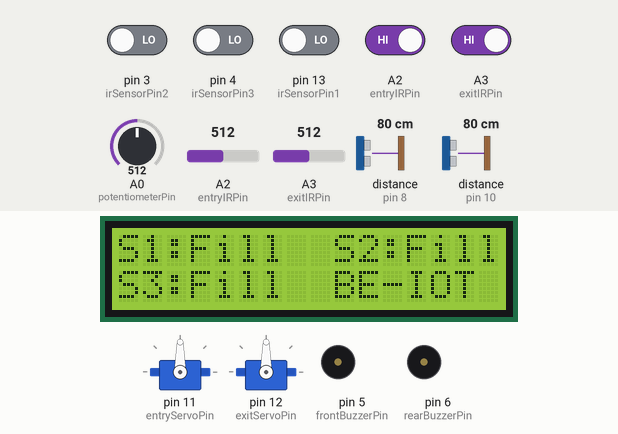
Simulated run of this sketch. Board: Arduino Uno, built with avr-gcc and run on an emulated ATmega328P. On the bench: 2 × servo, 16×2 character LCD, buzzer (waves = sounding, pin HIGH). Wiring (inferred from the names in the program): 2 × ultrasonic range finder: trigger pin 7, echo pin 8 / trigger pin 9, echo pin 10. Inputs (shaded band) come from the test bench; at power-on: A2 (entryIRPin), A3 (exitIRPin) HIGH, pin 3 (irSensorPin2), pin 4 (irSensorPin3), pin 13 (irSensorPin1) LOW, A0 (potentiometerPin) = 512, A2 (entryIRPin) = 512, A3 (exitIRPin) = 512, distance to the obstacle (sensors on pin 8, pin 10) 80 cm. The echo pulse lasts 58.3 µs per cm; pins used as bus, display or sensor lines are not drawn; what the sketch prints to the serial monitor is not drawn.

Above: at 1.2 s.
1.3 s: pin 3 (irSensorPin2) driven HIGH
At 2.7 s:
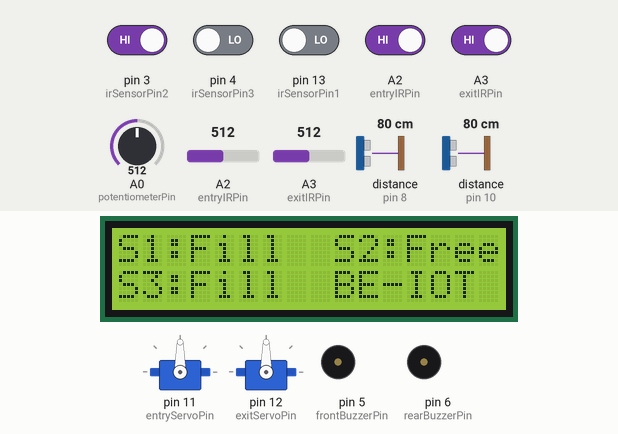
3.0 s: pin 4 (irSensorPin3) driven HIGH
At 5.0 s:
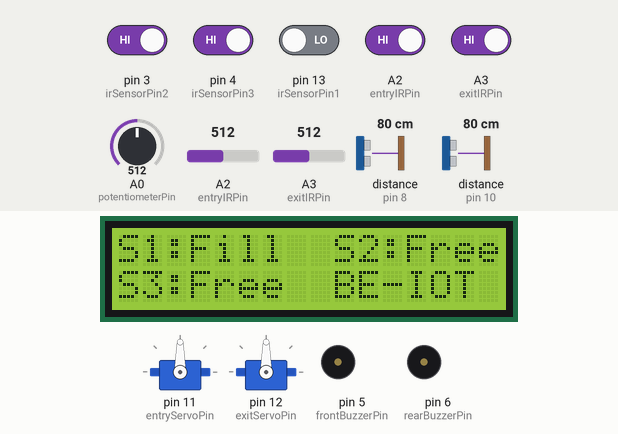
7.6 s: pin 13 (irSensorPin1) driven HIGH
At 8.6 s:
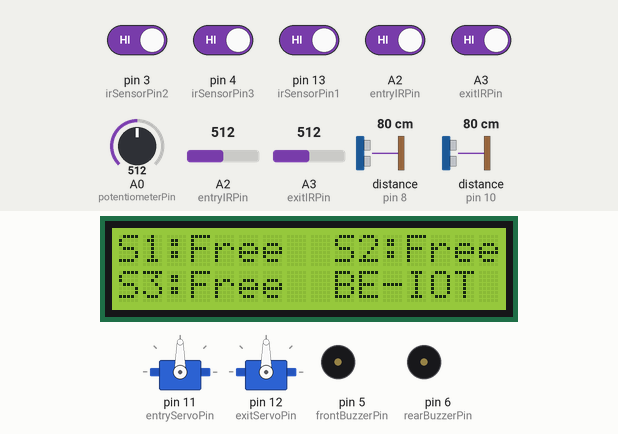
9.3 s: pin 3 (irSensorPin2) driven LOW
At 10.9 s:
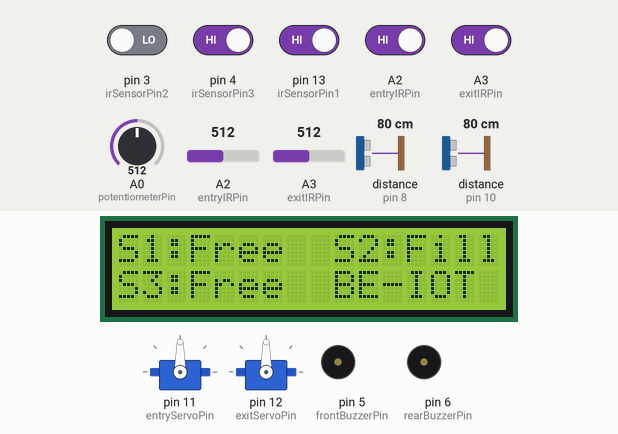
13.9 s: pin 4 (irSensorPin3) driven LOW
At 15.2 s:
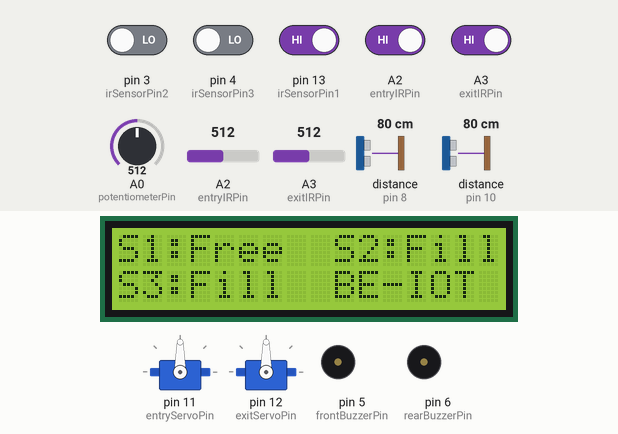
16.4 s: pin 3 (irSensorPin2) driven HIGH
At 17.9 s:
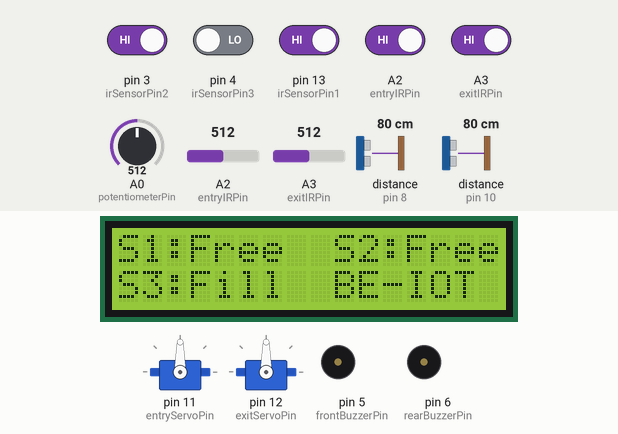
Timing chart, 0 to 19.4 s (numbered marks = the images above; inputs shaded):
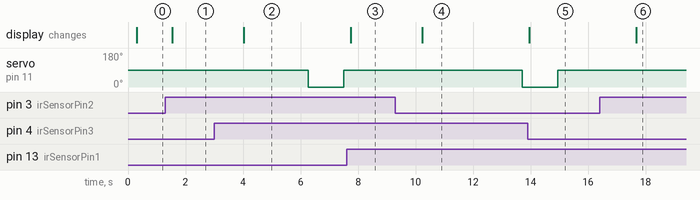

Measured:
- after the input at 1.3 s, the display: changes after 0.24 s (image 1)
- after the input at 3.0 s, the display: changes after 1.0 s (image 2)
- after the input at 7.6 s, the display: changes after 0.14 s (image 3)
- after the input at 9.3 s, the display: changes after 0.92 s (image 4)
- after the input at 13.9 s, the display: changes at once (image 5)
- after the input at 16.4 s, the display: changes after 1.3 s (image 6)

The sketch:

Main.ino
```cpp
#include <Servo.h>
#include <Wire.h>
#include <LiquidCrystal_I2C.h>

// Define IR sensor and servo motor pins for entry and exit
int entryIRPin = A2; // Analog input pin for entry IR sensor
int exitIRPin = A3;  // Analog input pin for exit IR sensor
int entryServoPin = 11; // Control pin for entry servo motor
int exitServoPin = 12; // Control pin for exit servo motor
unsigned long entryDetectionTime = 0; // Variable to store the time when entry IR sensor detects a vehicle
unsigned long exitDetectionTime = 0; // Variable to store the time when exit IR sensor detects a vehicle
const int IR_DISTANCE_THRESHOLD = 800; // Set your desired distance threshold (calibrated in your scenario)

// Define ultrasonic sensor and buzzer pins
const int frontTrigPin = 9; // Trigger pin for the front ultrasonic sensor
const int frontEchoPin = 10; // Echo pin for the front ultrasonic sensor
const int frontBuzzerPin = 5; // Pin for the front buzzer
const int rearTrigPin = 7; // Trigger pin for the rear ultrasonic sensor
const int rearEchoPin = 8; // Echo pin for the rear ultrasonic sensor
const int rearBuzzerPin = 6; // Pin for the rear buzzer

// Define IR sensor pins for parking slot availability
const int irSensorPin1 = 13; // IR proximity sensor pin for slot 3
const int irSensorPin2 = 3; // IR proximity sensor pin for slot 2
const int irSensorPin3 = 4; // IR proximity sensor pin for slot 1

// Define LCD I2C address and pins
LiquidCrystal_I2C lcd(0x27, 16, 2); // I2C address 0x27, 16x2 display
const int potentiometerPin = A0; // Potentiometer pin for contrast adjustment

Servo entryServo; // Create entry servo object
Servo exitServo; // Create exit servo object

bool isSlotEmpty1 = true;
bool isSlotEmpty2 = true;
bool isSlotEmpty3 = true;

void setup() {
  entryServo.attach(entryServoPin); // Attach entry servo to the specified pin
  exitServo.attach(exitServoPin); // Attach exit servo to the specified pin

  pinMode(entryIRPin, INPUT); // Set entry IR sensor pin as an input
  pinMode(exitIRPin, INPUT); // Set exit IR sensor pin as an input

  pinMode(frontTrigPin, OUTPUT);
  pinMode(frontEchoPin, INPUT);
  pinMode(frontBuzzerPin, OUTPUT);

  pinMode(rearTrigPin, OUTPUT);
  pinMode(rearEchoPin, INPUT);
  pinMode(rearBuzzerPin, OUTPUT);

  lcd.init(); // Initialize the LCD
  lcd.backlight(); // Turn on the backlight
  pinMode(irSensorPin1, INPUT); // Set the IR sensor pin for slot 1 as an input
  pinMode(irSensorPin2, INPUT); // Set the IR sensor pin for slot 2 as an input
  pinMode(irSensorPin3, INPUT); // Set the IR sensor pin for slot 3 as an input

  Serial.begin(9600); // Initialize the serial monitor for debugging
}

void loop() {
  // IR sensors for entry and exit control
  int entryIRValue = digitalRead(entryIRPin);
  int exitIRValue = digitalRead(exitIRPin);

  if (entryIRValue == LOW || analogRead(entryIRPin) < IR_DISTANCE_THRESHOLD) {
    if (entryDetectionTime == 0) {
      entryDetectionTime = millis(); // Record the time when the vehicle is detected at the entry
    }
    // Open the entry gate
    entryServo.write(90); // Vehicle detected at entry, open entry gate (adjust angle if needed)
  } else {
    entryDetectionTime = 0; // Reset the time when no vehicle is detected
    entryServo.write(0); // No vehicle at entry, close entry gate (adjust angle if needed)
  }

  // Close the entry gate 5 seconds after detection
  if (entryDetectionTime > 0 && (millis() - entryDetectionTime > 5000)) {
    entryServo.write(0); // Close the entry gate after 5 seconds
    entryDetectionTime = 0; // Reset the time after closing the gate
  }

  if (exitIRValue == LOW || analogRead(exitIRPin) < IR_DISTANCE_THRESHOLD) {
    exitServo.write(90); // Vehicle detected at exit, open exit gate (adjust angle if needed)
  } else {
    exitServo.write(0); // No vehicle at exit, close exit gate (adjust angle if needed)
  }

  // Ultrasonic sensors for object detection and buzzer activation
  detectAndAlert(frontTrigPin, frontEchoPin, frontBuzzerPin, "Front");
  detectAndAlert(rearTrigPin, rearEchoPin, rearBuzzerPin, "Rear");

  // IR sensors for parking slot availability on the LCD display
  int sensorValue1 = digitalRead(irSensorPin1);
  int sensorValue2 = digitalRead(irSensorPin2);
  int sensorValue3 = digitalRead(irSensorPin3);
  int contrastValue = analogRead(potentiometerPin);

  int contrast = map(contrastValue, 0, 1023, 0, 255);
  lcd.setContrast(contrast);

  isSlotEmpty1 = (sensorValue1 == HIGH);
  isSlotEmpty2 = (sensorValue2 == HIGH);
  isSlotEmpty3 = (sensorValue3 == HIGH);

  lcd.setCursor(0, 0);
  // lcd.print("S1: ");
  lcd.print(isSlotEmpty1 ? "S1:Free" : "S1:Fill");
  lcd.setCursor(9, 0);
  // lcd.print("S2: ");
  lcd.print(isSlotEmpty2 ? "S2:Free" : "S2:Fill");
  lcd.setCursor(0, 1);
  // lcd.print("S3: ");
  lcd.print(isSlotEmpty3 ? "S3:Free" : "S3:Fill");
  lcd.setCursor(9, 1);
  // lcd.print("S3: ");
  lcd.print("BE-IOT");

  delay(1000); // Add a small delay for stability
}

void detectAndAlert(int trigPin, int echoPin, int buzzerPin, String location) {
  digitalWrite(trigPin, LOW);
  delayMicroseconds(2);

  digitalWrite(trigPin, HIGH);
  delayMicroseconds(10);
  digitalWrite(trigPin, LOW);

  long duration = pulseIn(echoPin, HIGH);
  int distance = duration / 58.2;

  Serial.print("Distance (");
  Serial.print(location);
  Serial.print("): ");
  Serial.print(distance);
  Serial.println(" cm");

  if (distance <= 5) {
    digitalWrite(buzzerPin, HIGH);
  } else {
    digitalWrite(buzzerPin, LOW);
  }

  delay(100);
}
```
